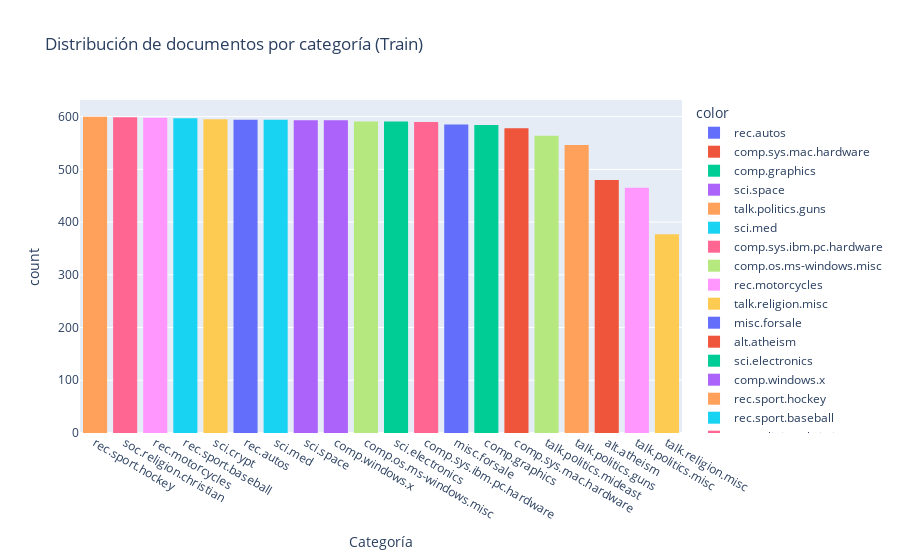

Source (notebook cell):
### Markdown cell above
### Visualización de datos

### Code cell
categorias = [target_names[i] for i in y_train]

fig = px.histogram(x=categorias,
                   title="Distribución de documentos por categoría (Train)",
                   labels={"x": "Categoría", "y": "Frecuencia"},
                   color=categorias)  # colorea por categoría
fig.update_xaxes(categoryorder="total descending")
fig.show()

### Figure 1 — Plotly figure (JSON) as saved in the notebook; plotly's stock layout.template omitted (floating-point values rounded to 4 significant figures; data arrays with more than 128 entries replaced by an {"elided": "..."} marker saying what was removed)
{"data": [{"bingroup": "x", "hovertemplate": "color=rec.autos<br>Categoría=%{x}<br>count=%{y}<extra></extra>", "legendgroup": "rec.autos", "marker": {"color": "#636efa", "pattern": {"shape": ""}}, "name": "rec.autos", "orientation": "v", "showlegend": true, "type": "histogram", "x": {"elided": "594 str values"}, "xaxis": "x", "yaxis": "y"}, {"bingroup": "x", "hovertemplate": "color=comp.sys.mac.hardware<br>Categoría=%{x}<br>count=%{y}<extra></extra>", "legendgroup": "comp.sys.mac.hardware", "marker": {"color": "#EF553B", "pattern": {"shape": ""}}, "name": "comp.sys.mac.hardware", "orientation": "v", "showlegend": true, "type": "histogram", "x": {"elided": "578 str values"}, "xaxis": "x", "yaxis": "y"}, {"bingroup": "x", "hovertemplate": "color=comp.graphics<br>Categoría=%{x}<br>count=%{y}<extra></extra>", "legendgroup": "comp.graphics", "marker": {"color": "#00cc96", "pattern": {"shape": ""}}, "name": "comp.graphics", "orientation": "v", "showlegend": true, "type": "histogram", "x": {"elided": "584 str values"}, "xaxis": "x", "yaxis": "y"}, {"bingroup": "x", "hovertemplate": "color=sci.space<br>Categoría=%{x}<br>count=%{y}<extra></extra>", "legendgroup": "sci.space", "marker": {"color": "#ab63fa", "pattern": {"shape": ""}}, "name": "sci.space", "orientation": "v", "showlegend": true, "type": "histogram", "x": {"elided": "593 str values"}, "xaxis": "x", "yaxis": "y"}, {"bingroup": "x", "hovertemplate": "color=talk.politics.guns<br>Categoría=%{x}<br>count=%{y}<extra></extra>", "legendgroup": "talk.politics.guns", "marker": {"color": "#FFA15A", "pattern": {"shape": ""}}, "name": "talk.politics.guns", "orientation": "v", "showlegend": true, "type": "histogram", "x": {"elided": "546 str values"}, "xaxis": "x", "yaxis": "y"}, {"bingroup": "x", "hovertemplate": "color=sci.med<br>Categoría=%{x}<br>count=%{y}<extra></extra>", "legendgroup": "sci.med", "marker": {"color": "#19d3f3", "pattern": {"shape": ""}}, "name": "sci.med", "orientation": "v", "showlegend": true, "type": "histogram", "x": {"elided": "594 str values"}, "xaxis": "x", "yaxis": "y"}, {"bingroup": "x", "hovertemplate": "color=comp.sys.ibm.pc.hardware<br>Categoría=%{x}<br>count=%{y}<extra></extra>", "legendgroup": "comp.sys.ibm.pc.hardware", "marker": {"color": "#FF6692", "pattern": {"shape": ""}}, "name": "comp.sys.ibm.pc.hardware", "orientation": "v", "showlegend": true, "type": "histogram", "x": {"elided": "590 str values"}, "xaxis": "x", "yaxis": "y"}, {"bingroup": "x", "hovertemplate": "color=comp.os.ms-windows.misc<br>Categoría=%{x}<br>count=%{y}<extra></extra>", "legendgroup": "comp.os.ms-windows.misc", "marker": {"color": "#B6E880", "pattern": {"shape": ""}}, "name": "comp.os.ms-windows.misc", "orientation": "v", "showlegend": true, "type": "histogram", "x": {"elided": "591 str values"}, "xaxis": "x", "yaxis": "y"}, {"bingroup": "x", "hovertemplate": "color=rec.motorcycles<br>Categoría=%{x}<br>count=%{y}<extra></extra>", "legendgroup": "rec.motorcycles", "marker": {"color": "#FF97FF", "pattern": {"shape": ""}}, "name": "rec.motorcycles", "orientation": "v", "showlegend": true, "type": "histogram", "x": {"elided": "598 str values"}, "xaxis": "x", "yaxis": "y"}, {"bingroup": "x", "hovertemplate": "color=talk.religion.misc<br>Categoría=%{x}<br>count=%{y}<extra></extra>", "legendgroup": "talk.religion.misc", "marker": {"color": "#FECB52", "pattern": {"shape": ""}}, "name": "talk.religion.misc", "orientation": "v", "showlegend": true, "type": "histogram", "x": {"elided": "377 str values"}, "xaxis": "x", "yaxis": "y"}, {"bingroup": "x", "hovertemplate": "color=misc.forsale<br>Categoría=%{x}<br>count=%{y}<extra></extra>", "legendgroup": "misc.forsale", "marker": {"color": "#636efa", "pattern": {"shape": ""}}, "name": "misc.forsale", "orientation": "v", "showlegend": true, "type": "histogram", "x": {"elided": "585 str values"}, "xaxis": "x", "yaxis": "y"}, {"bingroup": "x", "hovertemplate": "color=alt.atheism<br>Categoría=%{x}<br>count=%{y}<extra></extra>", "legendgroup": "alt.atheism", "marker": {"color": "#EF553B", "pattern": {"shape": ""}}, "name": "alt.atheism", "orientation": "v", "showlegend": true, "type": "histogram", "x": {"elided": "480 str values"}, "xaxis": "x", "yaxis": "y"}, {"bingroup": "x", "hovertemplate": "color=sci.electronics<br>Categoría=%{x}<br>count=%{y}<extra></extra>", "legendgroup": "sci.electronics", "marker": {"color": "#00cc96", "pattern": {"shape": ""}}, "name": "sci.electronics", "orientation": "v", "showlegend": true, "type": "histogram", "x": {"elided": "591 str values"}, "xaxis": "x", "yaxis": "y"}, {"bingroup": "x", "hovertemplate": "color=comp.windows.x<br>Categoría=%{x}<br>count=%{y}<extra></extra>", "legendgroup": "comp.windows.x", "marker": {"color": "#ab63fa", "pattern": {"shape": ""}}, "name": "comp.windows.x", "orientation": "v", "showlegend": true, "type": "histogram", "x": {"elided": "593 str values"}, "xaxis": "x", "yaxis": "y"}, {"bingroup": "x", "hovertemplate": "color=rec.sport.hockey<br>Categoría=%{x}<br>count=%{y}<extra></extra>", "legendgroup": "rec.sport.hockey", "marker": {"color": "#FFA15A", "pattern": {"shape": ""}}, "name": "rec.sport.hockey", "orientation": "v", "showlegend": true, "type": "histogram", "x": {"elided": "600 str values"}, "xaxis": "x", "yaxis": "y"}, {"bingroup": "x", "hovertemplate": "color=rec.sport.baseball<br>Categoría=%{x}<br>count=%{y}<extra></extra>", "legendgroup": "rec.sport.baseball", "marker": {"color": "#19d3f3", "pattern": {"shape": ""}}, "name": "rec.sport.baseball", "orientation": "v", "showlegend": true, "type": "histogram", "x": {"elided": "597 str values"}, "xaxis": "x", "yaxis": "y"}, {"bingroup": "x", "hovertemplate": "color=soc.religion.christian<br>Categoría=%{x}<br>count=%{y}<extra></extra>", "legendgroup": "soc.religion.christian", "marker": {"color": "#FF6692", "pattern": {"shape": ""}}, "name": "soc.religion.christian", "orientation": "v", "showlegend": true, "type": "histogram", "x": {"elided": "599 str values"}, "xaxis": "x", "yaxis": "y"}, {"bingroup": "x", "hovertemplate": "color=talk.politics.mideast<br>Categoría=%{x}<br>count=%{y}<extra></extra>", "legendgroup": "talk.politics.mideast", "marker": {"color": "#B6E880", "pattern": {"shape": ""}}, "name": "talk.politics.mideast", "orientation": "v", "showlegend": true, "type": "histogram", "x": {"elided": "564 str values"}, "xaxis": "x", "yaxis": "y"}, {"bingroup": "x", "hovertemplate": "color=talk.politics.misc<br>Categoría=%{x}<br>count=%{y}<extra></extra>", "legendgroup": "talk.politics.misc", "marker": {"color": "#FF97FF", "pattern": {"shape": ""}}, "name": "talk.politics.misc", "orientation": "v", "showlegend": true, "type": "histogram", "x": {"elided": "465 str values"}, "xaxis": "x", "yaxis": "y"}, {"bingroup": "x", "hovertemplate": "color=sci.crypt<br>Categoría=%{x}<br>count=%{y}<extra></extra>", "legendgroup": "sci.crypt", "marker": {"color": "#FECB52", "pattern": {"shape": ""}}, "name": "sci.crypt", "orientation": "v", "showlegend": true, "type": "histogram", "x": {"elided": "595 str values"}, "xaxis": "x", "yaxis": "y"}], "layout": {"barmode": "relative", "legend": {"title": {"text": "color"}, "tracegroupgap": 0}, "title": {"text": "Distribución de documentos por categoría (Train)"}, "xaxis": {"anchor": "y", "categoryorder": "total descending", "domain": [0, 1], "title": {"text": "Categoría"}}, "yaxis": {"anchor": "x", "domain": [0, 1], "title": {"text": "count"}}}}
